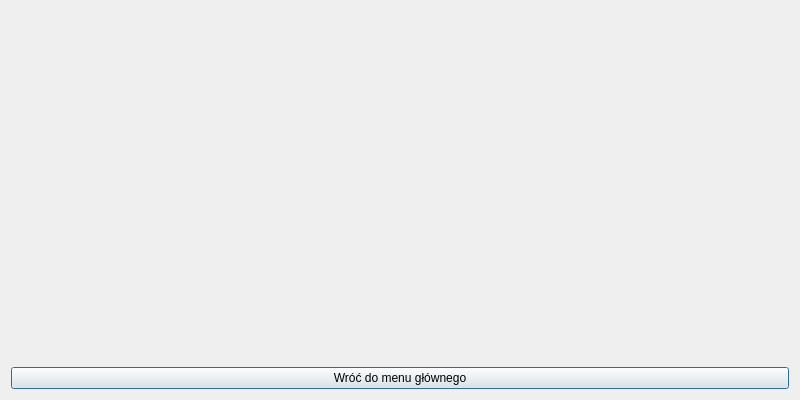
<?xml version="1.0" encoding="UTF-8"?>
<ui version="4.0">
 <class>ActivityStatisticsWindow</class>
 <widget class="QDialog" name="ActivityStatisticsWindow">
  <property name="geometry">
   <rect>
    <x>0</x>
    <y>0</y>
    <width>800</width>
    <height>400</height>
   </rect>
  </property>
  <property name="minimumSize">
   <size>
    <width>800</width>
    <height>400</height>
   </size>
  </property>
  <property name="maximumSize">
   <size>
    <width>800</width>
    <height>400</height>
   </size>
  </property>
  <property name="windowTitle">
   <string>Dialog</string>
  </property>
  <layout class="QGridLayout" name="gridLayout">
   <item row="0" column="0">
    <widget class="QFrame" name="horizontalFrame"/>
   </item>
   <item row="1" column="0">
    <widget class="QPushButton" name="closeButton">
     <property name="text">
      <string>Wróć do menu głównego</string>
     </property>
    </widget>
   </item>
  </layout>
 </widget>
 <resources/>
 <connections/>
</ui>
